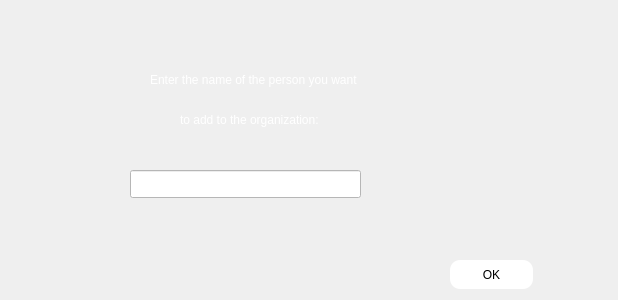
<?xml version="1.0" encoding="UTF-8"?>
<ui version="4.0">
 <class>add_people</class>
 <widget class="QWidget" name="add_people">
  <property name="geometry">
   <rect>
    <x>0</x>
    <y>0</y>
    <width>618</width>
    <height>300</height>
   </rect>
  </property>
  <property name="windowTitle">
   <string>Form</string>
  </property>
  <widget class="QPushButton" name="pbn_addPepole">
   <property name="geometry">
    <rect>
     <x>450</x>
     <y>260</y>
     <width>83</width>
     <height>29</height>
    </rect>
   </property>
   <property name="styleSheet">
    <string notr="true">#pbn_addPepole:hover
{
background-color:white;
order:1px solidgreen; 
}
#pbn_addPepole
{
background-color:white;
border-radius:10px;
}</string>
   </property>
   <property name="text">
    <string>OK</string>
   </property>
  </widget>
  <widget class="QLabel" name="label">
   <property name="geometry">
    <rect>
     <x>150</x>
     <y>70</y>
     <width>271</width>
     <height>20</height>
    </rect>
   </property>
   <property name="styleSheet">
    <string notr="true">#label
{
color:white;
}</string>
   </property>
   <property name="text">
    <string>Enter the name of the person you want</string>
   </property>
  </widget>
  <widget class="QLabel" name="label_2">
   <property name="geometry">
    <rect>
     <x>180</x>
     <y>110</y>
     <width>191</width>
     <height>20</height>
    </rect>
   </property>
   <property name="styleSheet">
    <string notr="true">#label_2
{
color:white;
}</string>
   </property>
   <property name="text">
    <string>to add to the organization:</string>
   </property>
  </widget>
  <widget class="QLineEdit" name="led_addPepole">
   <property name="geometry">
    <rect>
     <x>130</x>
     <y>170</y>
     <width>231</width>
     <height>28</height>
    </rect>
   </property>
   <property name="styleSheet">
    <string notr="true">#led_addPepole
{
background-color:white;
}</string>
   </property>
  </widget>
 </widget>
 <resources/>
 <connections/>
</ui>
